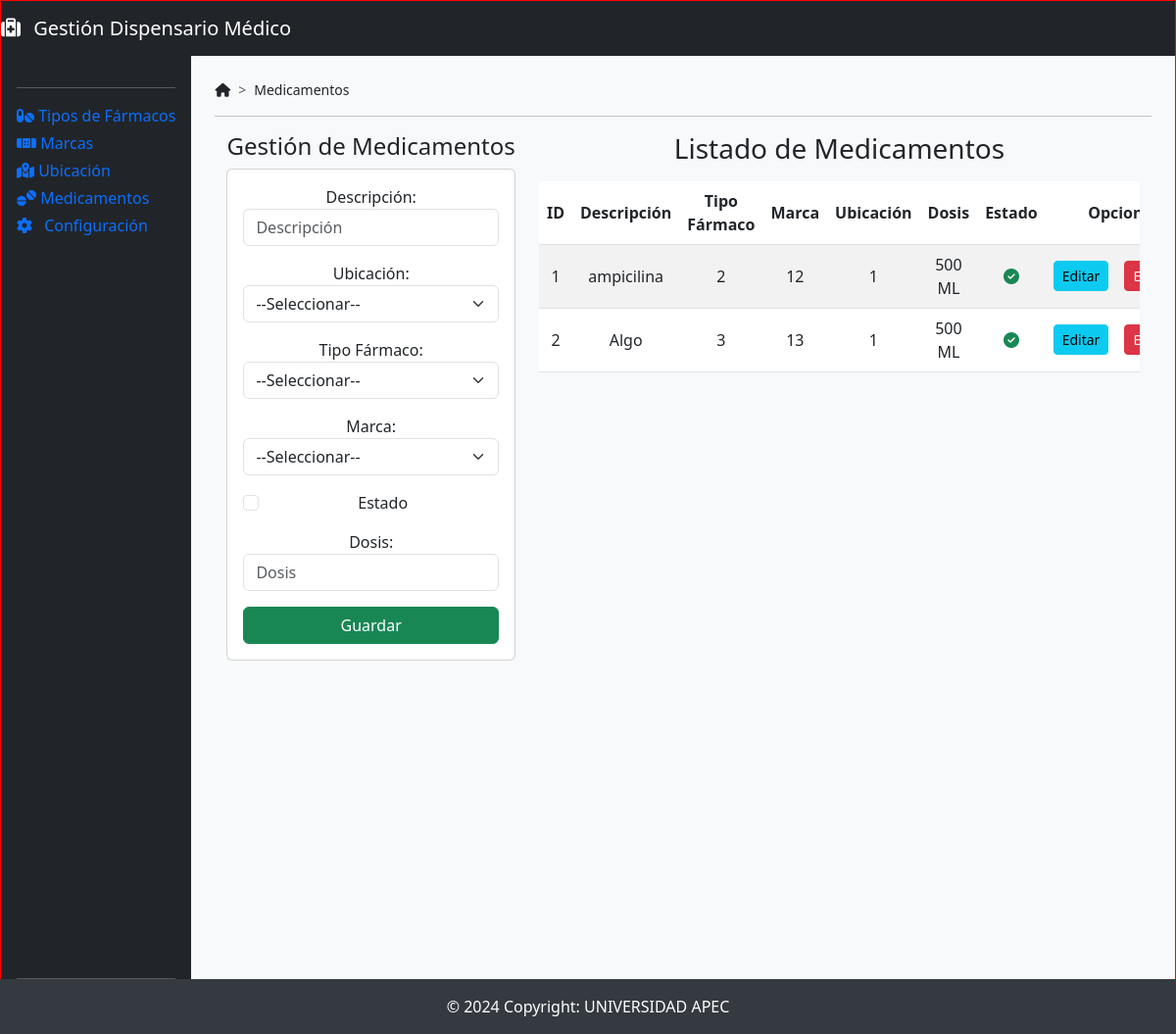
The app's page /principalMedicamentos, older data.
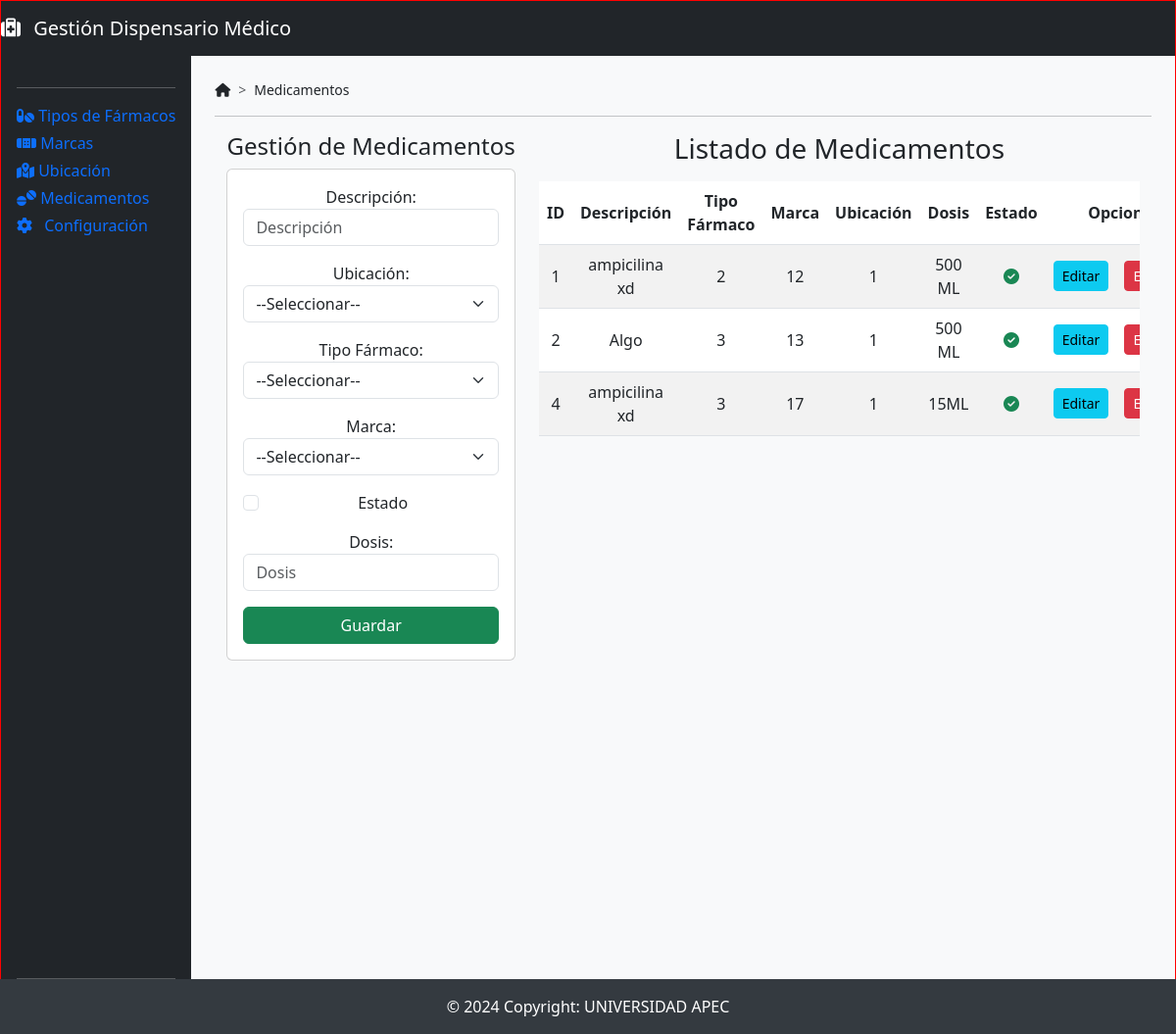
The same page, newer data.
### DispensarioMedico/models.py (models this page shows)
class Medicamentos(models.Model):
    idmedicamentos = models.AutoField(db_column='idMedicamentos', primary_key=True)  # Field name made lowercase.
    descripcion = models.TextField(db_column='Descripcion', blank=True, null=True)  # Field name made lowercase.
    idtipofarmaco = models.ForeignKey('Tipofarmacos', models.DO_NOTHING, db_column='idTipoFarmaco', blank=True, null=True)  # Field name made lowercase.
    idmarca = models.ForeignKey(Marcas, models.DO_NOTHING, db_column='idMarca', blank=True, null=True)  # Field name made lowercase.
    idubicaciones = models.ForeignKey('Ubicacioness', models.DO_NOTHING, db_column='idUbicaciones', blank=True, null=True)  # Field name made lowercase.
    dosis = models.TextField(db_column='Dosis', blank=True, null=True)  # Field name made lowercase.
    estado = models.TextField(db_column='Estado', blank=True, null=True)  # Field name made lowercase. This field type is a guess.
    class Meta:
        managed = False
        db_table = 'Medicamentos'

class Tipofarmacos(models.Model):
    idtipofarmaco = models.AutoField(db_column='idTipoFarmaco', primary_key=True)  # Field name made lowercase.
    descripcion = models.TextField(db_column='Descripcion', blank=True, null=True)  # Field name made lowercase.
    estado = models.TextField(db_column='Estado', blank=True, null=True)  # Field name made lowercase. This field type is a guess.
    def __str__(self):
        texto = "{0} "
        return texto.format(self.idtipofarmaco)
    class Meta:
        managed = False
        db_table = 'TipoFarmacos'

class Marcas(models.Model):
    idmarca = models.AutoField(db_column='idMarca', primary_key=True)  # Field name made lowercase.
    descripcion = models.TextField(db_column='Descripcion', blank=True, null=True)  # Field name made lowercase.
    estado = models.TextField(db_column='Estado', blank=True, null=True)  # Field name made lowercase. This field type is a guess.
    def __str__(self):
        texto = "{0}"
        return texto.format(self.idmarca)
    class Meta:
        managed = True
        db_table = 'Marcas'

class Ubicacioness(models.Model):
    idubicaciones = models.AutoField(db_column='idUbicaciones', primary_key=True)  # Field name made lowercase.
    descripcion = models.CharField(db_column='Descripcion', max_length=50, blank=True, null=True)  # Field name made lowercase.
    estante = models.TextField(db_column='Estante', blank=True, null=True)  # Field name made lowercase.
    tramo = models.TextField(db_column='Tramo', blank=True, null=True)  # Field name made lowercase.
    celda = models.TextField(db_column='Celda', blank=True, null=True)  # Field name made lowercase.
    estado = models.TextField(db_column='Estado', blank=True, null=True)  # Field name made lowercase. This field type is a guess.
    def __str__(self):
        texto = "{0} "
        return texto.format(self.idubicaciones)
    class Meta:
        managed = False
        db_table = 'Ubicacioness'

### DispensarioMedico/views.py (the view)
# urls.py: path('principalMedicamentos', views.principalMedicamentos, name='principalMedicamentos'),
def principalMedicamentos(request):
    marcas = Marcas.objects.all()
    tipoFarmacos = Tipofarmacos.objects.all()
    ubicaciones = Ubicacioness.objects.all()
    medicamentos = Medicamentos.objects.all()
    print(medicamentos)
    return render(request, 'principalMedicamentos.html', {'medicamentos': medicamentos,
                                                                               'marcas': marcas,
                                                                               'tipoFarmacos': tipoFarmacos,
                                                                               'ubicaciones': ubicaciones})

### DispensarioMedico/templates/principalMedicamentos.html (shortened to what the changed rows need)
{% extends "./base.html" %}
{% block body %}
    <div class="row">
        <div class="col-sm-12 col-md-6 col-lg-8 col-xl-8">
            <div class="table-responsive py-2">
                <table class="table table-striped">
                    <thead>
                        <tr>
                            <th>ID</th>
                            <th>Descripción</th>
                            <th>Tipo Fármaco</th>
                            <th>Marca</th>
                            <th>Ubicación</th>
                            <th>Dosis</th>
                            <th>Estado</th>
                            <th colspan="2">Opciones</th>
                        </tr>
                    </thead>
                    <tbody>
                        {% for medicamento in medicamentos %}
                            <tr>
                                <td>{{ medicamento.idmedicamentos }}</td>
                                <td>{{ medicamento.descripcion }}</td>
                                <td>{{ medicamento.idtipofarmaco }}</td>
                                <td>{{ medicamento.idmarca }}</td>
                                <td>{{ medicamento.idubicaciones }}</td>
                                <td>{{ medicamento.dosis }}</td>
                                <td>
                                    {% if medicamento.estado == 1 %}
                                        <i class="fa-solid fa-circle-check text-success"></i>
                                    {% else %}
                                        <i class="fa-regular fa-circle-check text-muted"></i>
                                    {% endif %}
                                </td>
                                <td><a href="edicionMedicamentos/{{ medicamento.idmedicamentos  }}" class="btn btn-info btn-sm">Editar</a></td>
                                <td><a href="eliminarMedicamentos/{{ medicamento.idmedicamentos }}" class="btn btn-danger btn-sm btnEliminacion">Eliminar</a></td>
                            </tr>
                        {% endfor %}
                    </tbody>
                </table>
            </div>
        </div>
    </div>
{% endblock %}

Row changes from the older to the newer data that the page shows:
changed Medicamentos id 1: descripcion "ampicilina" → "ampicilina xd"
added Medicamentos: idmedicamentos "4", descripcion "ampicilina xd", idtipofarmaco "3", idmarca "17", idubicaciones "1", dosis "15ML", Estado 1 (drawn)
